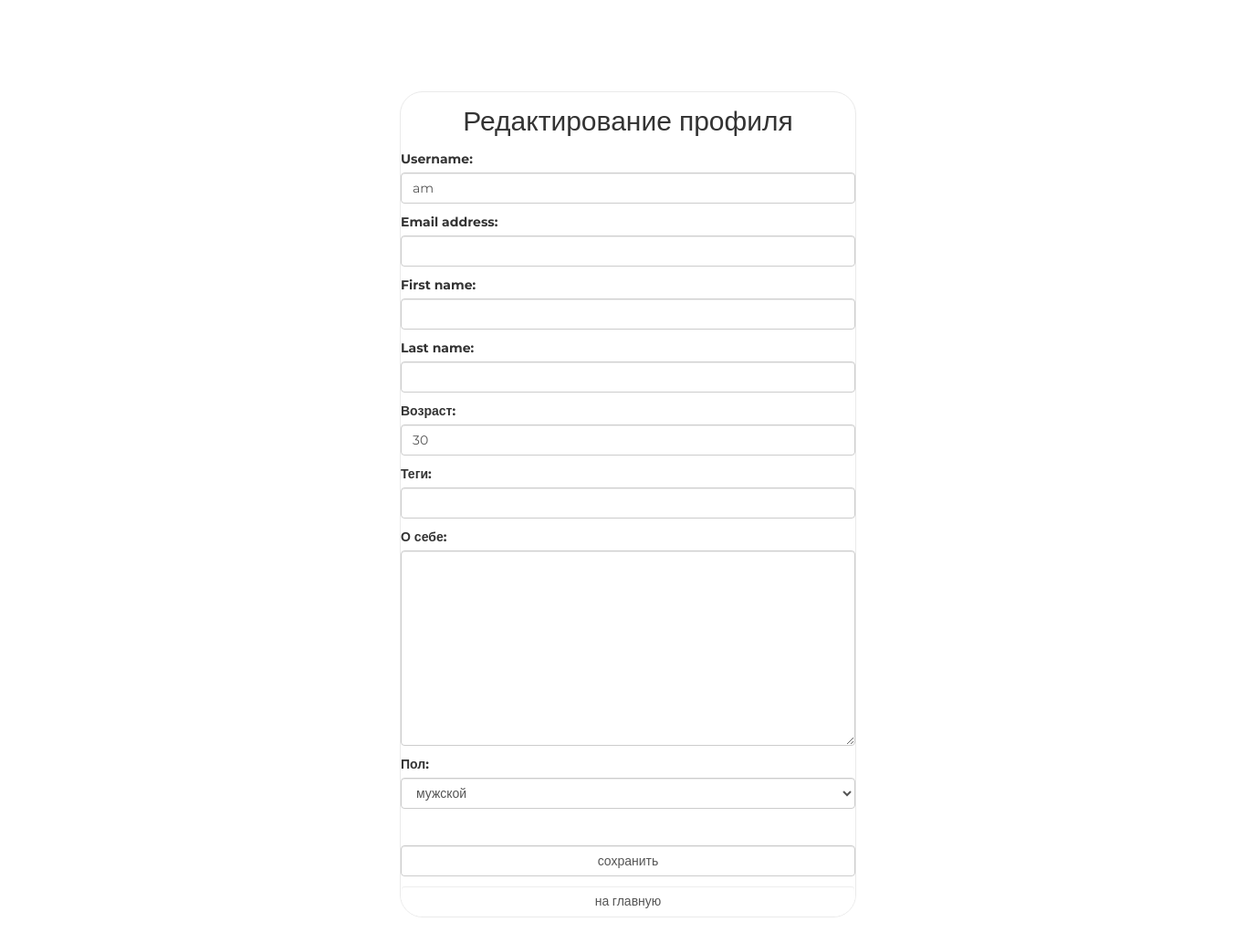
/auth/user/edit/ (signed in), run on an earlier commit of the app's database.
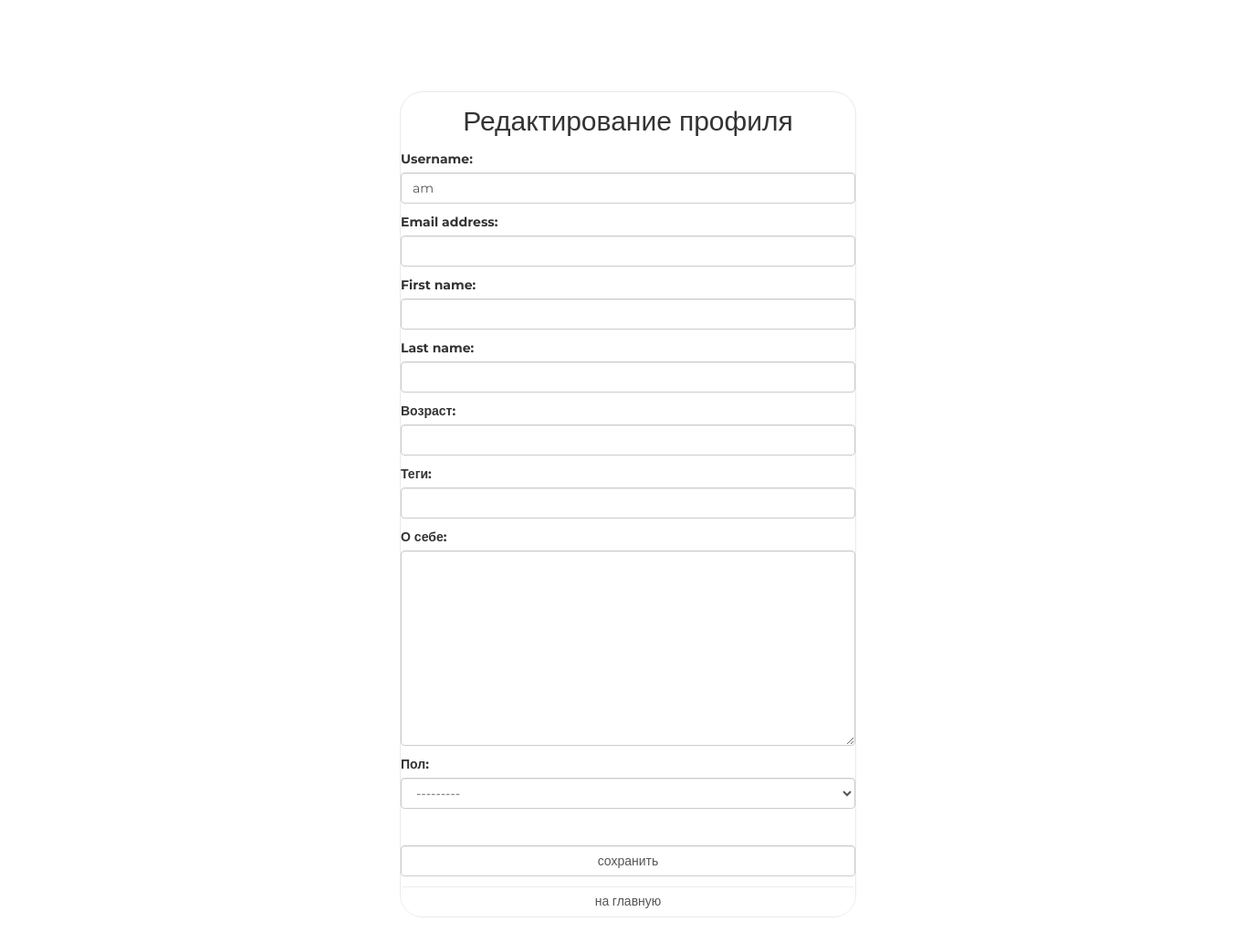
And on a later commit of the database.
### authapp/models.py (models this page shows)
class User(AbstractUser):
    age = models.PositiveIntegerField('возраст', blank=True, null=True)
    registration_start_time = models.DateTimeField(
        auto_now_add=True, null=True)
    friends = models.ManyToManyField('User', blank=True)
    basic_budget = models.ForeignKey(
        'mainapp.Budget', on_delete=models.CASCADE, blank=True, null=True)

### authapp/views.py (the view)
# urls.py: path('user/edit/', authapp.edit, name='edit'),
@login_required
def edit(request):
    if request.method == 'POST':
        form = UserChangeForm(
            request.POST, request.FILES, instance=request.user)
        profile_form = UserProfileChangeForm(request.POST, request.FILES,
                                             instance=request.user.userprofile)
        if form.is_valid() and profile_form.is_valid():
            form.save()
            return HttpResponseRedirect(reverse('base:index'))
    else:
        form = UserChangeForm(instance=request.user)
        profile_form = UserProfileChangeForm(
            instance=request.user.userprofile)
    context = {
        'page_title': 'редактирование',
        'form': form,
        'profile_form': profile_form,
    }
    return render(request, 'authapp/update.html', context)

### authapp/forms.py
class UserChangeForm(AgeValidatorMixin, UserChangeForm):
    class Meta:
        model = get_user_model()
        fields = ("username", "password", "email", "first_name", "last_name",
                  "age")
    def __init__(self, *args, **kwargs):
        super().__init__(*args, **kwargs)
        for field_name, field in self.fields.items():
            if field_name == 'password':
                field.widget = HiddenInput()
                continue
            field.widget.attrs['class'] = f'form-control {field_name}'
            field.help_text = ''

class UserProfileChangeForm(ModelForm):
    class Meta:
        model = UserProfile
        fields = '__all__'
    def __init__(self, *args, **kwargs):
        super().__init__(*args, **kwargs)
        for field_name, field in self.fields.items():
            if field_name == 'user':
                field.widget = HiddenInput()
                continue
            field.widget.attrs['class'] = f'form-control {field_name}'

### authapp/templates/authapp/update.html (shortened to what this page needs)
{% extends 'authapp/base.html' %}
{% load static %}
{% block container %}
    <div class="h2 text-center head">
        Редактирование профиля
    </div>
    <form class="form-horizontal" method="post" enctype="multipart/form-data">
        {{ form.as_p }}
        {{ profile_form.as_p }}
        <br>
        <input class="form-control" type="submit" value="сохранить">
    </form>
    <a href="{% url 'base:index' %}"
       class="btn btn-round form-control">
        на главную
    </a>
{% endblock %}

What changed in the data, as far as the page shows it:
changed User "am": age "30" → (not shown)
Also different on the page:
form field gender: "мужской" → "---------"
